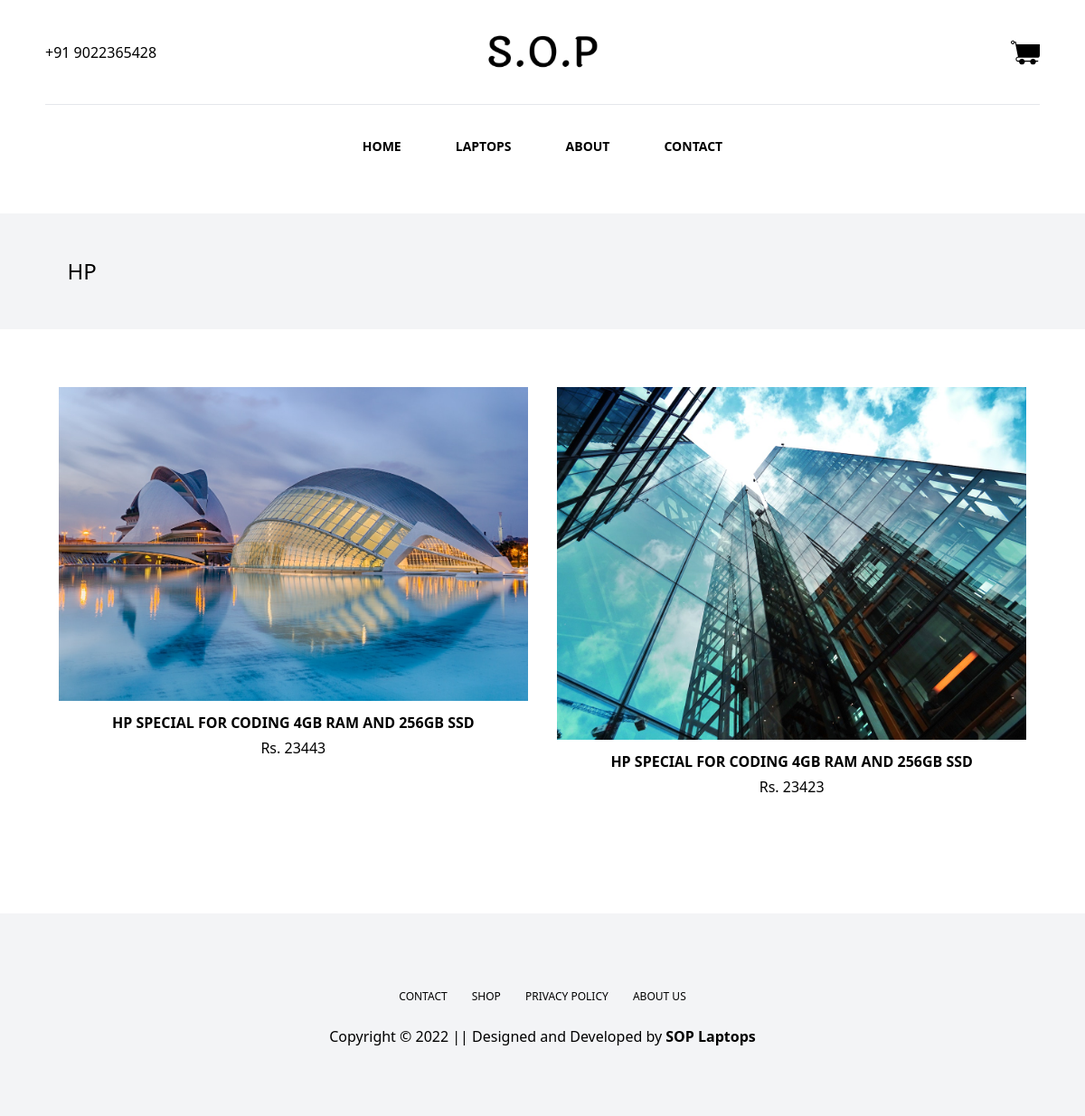
Screenshot of /products/hp with the database file from the repository.
### soplaptops.py (models this page shows)
class ProductsImages(db.Model):
    id = db.Column(db.Integer, primary_key=True)
    image_name = db.Column(db.String(250), nullable=False)
    product_id = db.Column(db.Integer, nullable=False)

class Products(db.Model):
    id = db.Column(db.Integer, primary_key=True)
    product = db.Column(db.String(250), nullable=False)
    product_desc = db.Column(db.Text, nullable=False)
    details = db.Column(db.Text, nullable=False)
    price = db.Column(db.Integer, nullable=False)
    stock = db.Column(db.Integer, nullable=False)
    category_id = db.Column(db.Integer, nullable=False)

### soplaptops.py (the view)
@app.route('/products/<string:category>')
def shop(category):
    try:
        query = Categories.query.filter_by(category=category.lower()).first()
        if query:
            cid = query.id
    except Exception as e:
        flash("Unexpected Error Occured", "text-red-500")
        return redirect(url_for('error'))
    try:
        query = Products.query.filter_by(category_id=cid).all()
    except:
        flash("Products Not Found", "text-red-500")
        return redirect(url_for('error'))
    products = {}
    k = 0
    for i in query:
        k += 1
        products[k] = {}
        products[k] = {
            "id": i.id,
            "name": i.product,
            "price": i.price,
            "image": ProductsImages.query.filter_by(product_id=i.id).first()
        }
    if products=={}: products = False
    return render_template('shop.html',
                params=params,
                categories=getCategories(),
                category=category,
                products=products,
                )

### soplaptops.py (called while the page is built)
def getCategories(*args):
    if args:
        try:
            categories = Categories.query.filter_by(id=args[0]).first()
            return categories.category # return category name
        except:
            return False
    else:
        try:
            categories = Categories.query.all()
            return categories # return category name
        except:
            return False

### templates/shop.html
{% extends 'layout.html' %}
{% block body %}
<main class="py-7">
    <div class="heading-box bg-gray-100 py-8 px-4 lg:py-12">
        <h1 class="text-2xl md:w-[720px] md:m-auto lg:w-[90%] xl:w-[1200px]">{{category.upper()}}</h1>
    </div>
    <div class="px-4 py-8">
        <div
            class="categories pb-14 space-y-8 sm:w-4/6 sm:m-auto md:grid md:grid-cols-2 md:gap-8 md:w-11/12 xl:grid-cols-3 xl:gap-6 xl:w-[1200px]">
            {% if products %}
            {% for p in products %}
            <div class="product-info md:mt-8">
                <figure class="relative">
                    <div class="relative">
                        <a href="{{url_for('singleProductPage', category=category.lower(), slug=products[p]['name']|replace(' ', '-')|lower())}}"
                            class="bg-black after:transition-all after:block after:absolute after:inset-0 hover:after:bg-black/30 after:w-full">
                            <img class="w-full object-cover"
                                src="{{ url_for('static', filename='assets/images/products/')}}{{category.lower()}}/{{products[p]['image'].image_name}}"
                                alt="{{products[p]['image']}}">
                        </a>
                    </div>
                    <figcaption class="text-center py-3">
                        <h2 class="font-semibold mb-1">{{products[p]['name']|upper()}}</h2>
                        <p>Rs. {{products[p]['price']}}</p>
                    </figcaption>
                </figure>
            </div>
            {% endfor %}
            {% else %}
            <h1 class="text-3xl font-semibold">Products Not Found</h1>
            {% endif %}
        </div>
    </div>
</main>
{% endblock %}

### static/assets/css/style.css (style rules this page uses)
html { line-height: 1.5; -webkit-text-size-adjust: 100%; -moz-tab-size: 4; -o-tab-size: 4; tab-size: 4; font-family: ui-sans-serif, system-ui, -apple-system, BlinkMacSystemFont, "Segoe UI", Roboto, "Helvetica Neue", Arial, "Noto Sans", sans-serif, "Apple Color Emoji", "Segoe UI Emoji", "Segoe UI Symbol", "Noto Color Emoji"; }
body { margin: 0; line-height: inherit; }
h1, h2, h3, h4, h5, h6 { font-size: inherit; font-weight: inherit; }
a { color: inherit; text-decoration: inherit; }
blockquote, dl, dd, h1, h2, h3, h4, h5, h6, hr, figure, p, pre { margin: 0; }
img, svg, video, canvas, audio, iframe, embed, object { display: block; vertical-align: middle; }
img, video { max-width: 100%; height: auto; }
.relative { position: relative; }
.mb-1 { margin-bottom: 0.25rem; }
.w-full { width: 100%; }
.space-y-8 > :not([hidden]) ~ :not([hidden]) { --tw-space-y-reverse: 0; margin-top: calc(2rem * calc(1 - var(--tw-space-y-reverse))); margin-bottom: calc(2rem * var(--tw-space-y-reverse)); }
.scroll-smooth { scroll-behavior: smooth; }
.bg-gray-100 { --tw-bg-opacity: 1; background-color: rgb(243 244 246 / var(--tw-bg-opacity)); }
.bg-black { --tw-bg-opacity: 1; background-color: rgb(0 0 0 / var(--tw-bg-opacity)); }
.object-cover { -o-object-fit: cover; object-fit: cover; }
.py-7 { padding-top: 1.75rem; padding-bottom: 1.75rem; }
.py-8 { padding-top: 2rem; padding-bottom: 2rem; }
.px-4 { padding-left: 1rem; padding-right: 1rem; }
.py-3 { padding-top: 0.75rem; padding-bottom: 0.75rem; }
.pb-14 { padding-bottom: 3.5rem; }
.text-center { text-align: center; }
.text-2xl { font-size: 1.5rem; line-height: 2rem; }
.font-semibold { font-weight: 600; }
.after\:absolute::after { content: var(--tw-content); position: absolute; }
.after\:inset-0::after { content: var(--tw-content); top: 0px; right: 0px; bottom: 0px; left: 0px; }
.after\:block::after { content: var(--tw-content); display: block; }
.after\:w-full::after { content: var(--tw-content); width: 100%; }
.after\:transition-all::after { content: var(--tw-content); transition-property: all; transition-timing-function: cubic-bezier(0.4, 0, 0.2, 1); transition-duration: 150ms; }
@media (min-width: 640px) { .sm\:m-auto { margin: auto; } }
@media (min-width: 640px) { .sm\:w-4\/6 { width: 66.666667%; } }
@media (min-width: 768px) { .md\:m-auto { margin: auto; } }
@media (min-width: 768px) { .md\:mt-8 { margin-top: 2rem; } }
@media (min-width: 768px) { .md\:grid { display: grid; } }
@media (min-width: 768px) { .md\:w-\[720px\] { width: 720px; } }
@media (min-width: 768px) { .md\:w-11\/12 { width: 91.666667%; } }
@media (min-width: 768px) { .md\:grid-cols-2 { grid-template-columns: repeat(2, minmax(0, 1fr)); } }
@media (min-width: 768px) { .md\:gap-8 { gap: 2rem; } }
@media (min-width: 1024px) { .lg\:w-\[90\%\] { width: 90%; } }
@media (min-width: 1024px) { .lg\:py-12 { padding-top: 3rem; padding-bottom: 3rem; } }

### rows the page displays
ProductsImages: image_name (picture)
Products: product "HP SPECIAL FOR CODING 4GB RAM AND 256GB SSD", price "23443"
ProductsImages: image_name (picture)
Products: product "HP SPECIAL FOR CODING 4GB RAM AND 256GB SSD", price "23423"

### other values shown
{{ category.upper() }} "HP"
